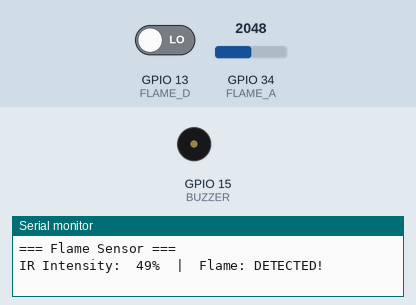
Recording of a sketch running on a simulated ESP32. On the bench: buzzer (waves = sounding, pin HIGH), the last lines printed to the serial monitor. Inputs (shaded band) come from the test bench; at power-on: GPIO 13 (FLAME_D) LOW, GPIO 34 (FLAME_A) = 2048.

Above: at 1.2 s.
1.3 s: GPIO 13 (FLAME_D) driven HIGH
At 1.9 s:
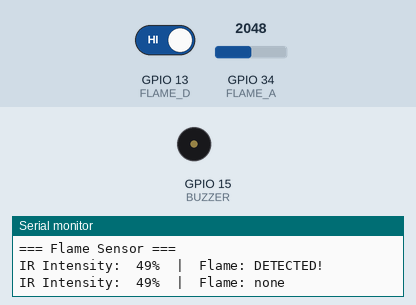
7.5 s: GPIO 13 (FLAME_D) driven LOW
At 7.95 s:
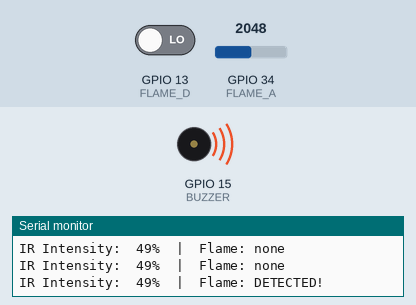
Timing chart, 0 to 12.0 s (numbered marks = the images above; inputs shaded):
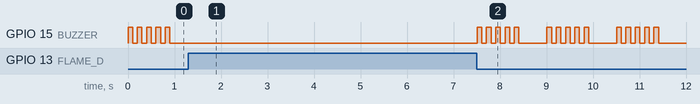

The sketch:

Flame_Sensor.ino
```cpp
/**
 * S8 — Flame Sensor (IR Flame Detector)
 * =======================================
 * Board : AI Thinker ESP32-CAM
 *
 * Wiring:
 *   Sensor VCC → 3.3V   Sensor GND → GND
 *   Sensor A0  → GPIO 34   Sensor D0 → GPIO 13
 *   D0 threshold set by onboard potentiometer.
 */
#define FLAME_A  34
#define FLAME_D  13
#define BUZZER   15

void setup() {
  Serial.begin(115200);
  pinMode(FLAME_D, INPUT);
  pinMode(BUZZER, OUTPUT);
  Serial.println("=== Flame Sensor ===");
}

void loop() {
  bool fire = (digitalRead(FLAME_D) == LOW);
  int  pct  = constrain(map(analogRead(FLAME_A), 4095, 0, 0, 100), 0, 100);
  Serial.printf("IR Intensity: %3d%%  |  Flame: %s\n",
                pct, fire ? "DETECTED!" : "none");
  if (fire) {
    for (int i = 0; i < 5; i++) {
      digitalWrite(BUZZER, HIGH); delay(100);
      digitalWrite(BUZZER, LOW);  delay(100);
    }
  }
  delay(500);
}
```

Measured:
- after the input at 1.3 s, GPIO 15 (BUZZER): stops changing and stays LOW
- after the input at 7.5 s, GPIO 15 (BUZZER): LOW → HIGH at once, then repeats every 1.5 s: 4 × (LOW 0.10 s, HIGH 0.10 s), LOW 0.60 s, HIGH 0.10 s
- by itself, GPIO 15 (BUZZER): alternates HIGH for 0.10 s and LOW for 0.10 s, 10 changes in all, then stays LOW
